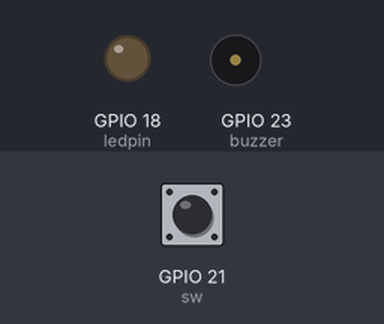
Simulated run of this program. Board: Raspberry Pi (BCM pin numbers). Shown: output pins drawn as LEDs (lit = HIGH), buzzer (waves = sounding, pin HIGH). Dashed ring = blinking. The inputs (shaded band) are chosen by the test bench; at power-on: GPIO 21 (sw) LOW.

Above: at 1.2 s.
1.3 s: GPIO 21 (sw) pulled HIGH for 3.2 s
At 2.1 s:
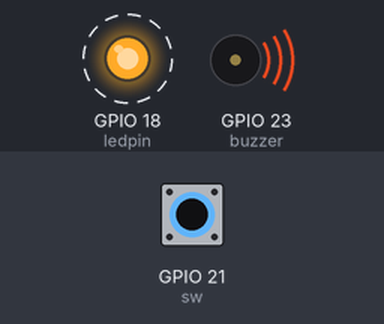
Timing chart, 0 to 6.9 s (numbered marks = the images above; inputs shaded):
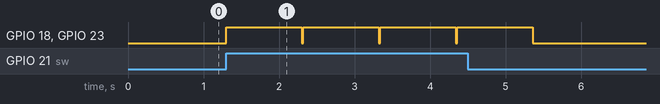

The program:

tilt.py
```python
import RPi.GPIO as GPIO
import time

buzzer = 23
ledpin = 18
sw = 21

GPIO.setmode(GPIO.BCM)
GPIO.setup(ledpin,GPIO.OUT)
GPIO.setup(buzzer,GPIO.OUT)
GPIO.setup(sw,GPIO.IN)


while True:

    if GPIO.input(sw):
        GPIO.output(ledpin,GPIO.HIGH)
        GPIO.output(buzzer,GPIO.HIGH)
        time.sleep(1)
        GPIO.output(ledpin,GPIO.LOW)
        GPIO.output(buzzer,GPIO.LOW)
        time.sleep(0.02)
GPIO.cleanup()
```

Measured:
- after the input at 1.3 s, GPIO 18 (ledpin), GPIO 23 (buzzer): alternates HIGH for 1.0 s and LOW for 0.02 s, 8 changes in all, then stays LOW, starting at once
